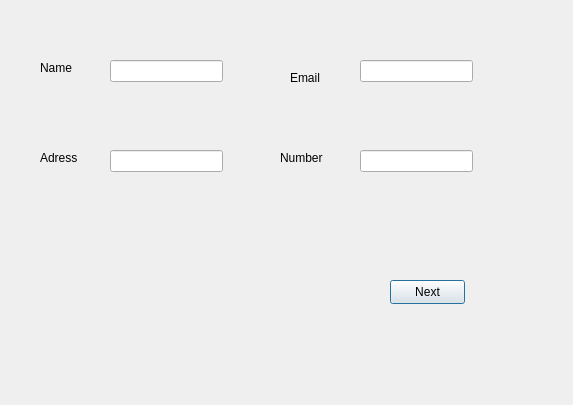
<?xml version="1.0" encoding="UTF-8"?>
<ui version="4.0">
 <class>sellerbuyer</class>
 <widget class="QDialog" name="sellerbuyer">
  <property name="geometry">
   <rect>
    <x>0</x>
    <y>0</y>
    <width>573</width>
    <height>405</height>
   </rect>
  </property>
  <property name="windowTitle">
   <string>Dialog</string>
  </property>
  <widget class="QLineEdit" name="Name">
   <property name="geometry">
    <rect>
     <x>110</x>
     <y>60</y>
     <width>113</width>
     <height>22</height>
    </rect>
   </property>
  </widget>
  <widget class="QLineEdit" name="Email">
   <property name="geometry">
    <rect>
     <x>360</x>
     <y>60</y>
     <width>113</width>
     <height>22</height>
    </rect>
   </property>
  </widget>
  <widget class="QLineEdit" name="Adresse">
   <property name="geometry">
    <rect>
     <x>110</x>
     <y>150</y>
     <width>113</width>
     <height>22</height>
    </rect>
   </property>
  </widget>
  <widget class="QLineEdit" name="Number">
   <property name="geometry">
    <rect>
     <x>360</x>
     <y>150</y>
     <width>113</width>
     <height>22</height>
    </rect>
   </property>
  </widget>
  <widget class="QLabel" name="label">
   <property name="geometry">
    <rect>
     <x>40</x>
     <y>60</y>
     <width>49</width>
     <height>16</height>
    </rect>
   </property>
   <property name="text">
    <string>Name</string>
   </property>
  </widget>
  <widget class="QLabel" name="label_2">
   <property name="geometry">
    <rect>
     <x>290</x>
     <y>70</y>
     <width>49</width>
     <height>16</height>
    </rect>
   </property>
   <property name="text">
    <string>Email</string>
   </property>
  </widget>
  <widget class="QLabel" name="label_3">
   <property name="geometry">
    <rect>
     <x>40</x>
     <y>150</y>
     <width>49</width>
     <height>16</height>
    </rect>
   </property>
   <property name="text">
    <string>Adress</string>
   </property>
  </widget>
  <widget class="QLabel" name="label_4">
   <property name="geometry">
    <rect>
     <x>280</x>
     <y>150</y>
     <width>49</width>
     <height>16</height>
    </rect>
   </property>
   <property name="text">
    <string>Number</string>
   </property>
  </widget>
  <widget class="QPushButton" name="Next">
   <property name="geometry">
    <rect>
     <x>390</x>
     <y>280</y>
     <width>75</width>
     <height>24</height>
    </rect>
   </property>
   <property name="text">
    <string>Next</string>
   </property>
  </widget>
 </widget>
 <resources/>
 <connections/>
</ui>
